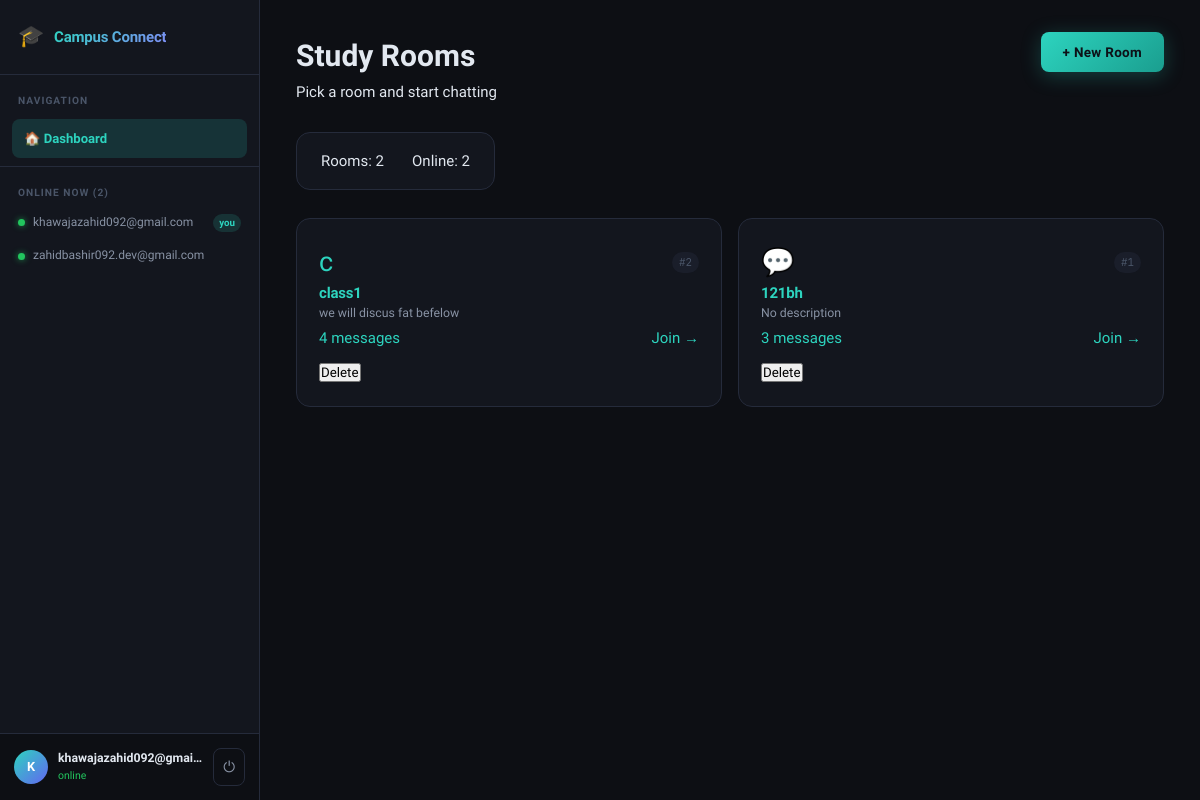
The page /dashboard (signed in) on the database as committed earlier.
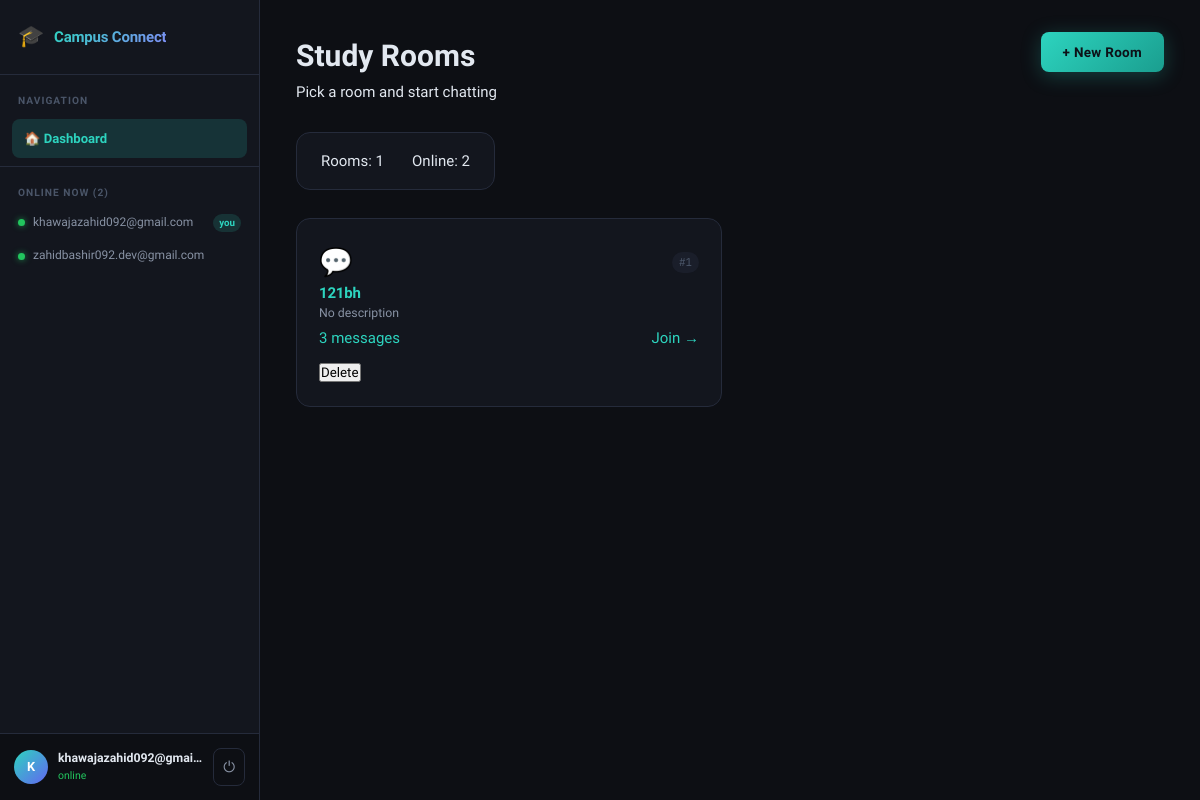
The same page on the database as committed later.
### models.py (models this page shows, shortened)
class User(UserMixin, db.Model):
    __tablename__ = "users"
    id = db.Column(db.Integer, primary_key=True)
    username = db.Column(db.String(80), unique=True, nullable=False)
    email = db.Column(db.String(120), unique=True, nullable=False)
    password_hash = db.Column(db.String(256), nullable=False)
    is_online = db.Column(db.Boolean, default=False)
    created_at = db.Column(db.DateTime, default=datetime.utcnow)
    is_verified = db.Column(db.Boolean, default=False)
    messages = db.relationship("Message", backref="author", lazy=True)

class Room(db.Model):
    __tablename__ = "rooms"
    id = db.Column(db.Integer, primary_key=True)
    name = db.Column(db.String(100), unique=True, nullable=False)
    description = db.Column(db.String(255), default="")
    created_by = db.Column(db.Integer, db.ForeignKey("users.id"), nullable=False)
    created_at = db.Column(db.DateTime, default=datetime.utcnow)
    messages = db.relationship("Message", backref="room", lazy=True, cascade="all, delete-orphan")
    creator = db.relationship("User", backref="created_rooms")

### app.py (the view)
@app.route("/dashboard")
@login_required
def dashboard():
    rooms = Room.query.order_by(Room.created_at.desc()).all()
    online_users = User.query.filter_by(is_online=True).all()
    return render_template("dashboard.html", rooms=rooms, online_users=online_users)

### app.py (called while the page is built)
@login_manager.user_loader
def load_user(user_id):
    return User.query.get(int(user_id))

### templates/dashboard.html (shortened to what this page needs)
<!DOCTYPE html>
<html lang="en">
<head>
  <link rel="stylesheet" href="{{ url_for('static', filename='style.css') }}" />
</head>
<body class="app-body">
<aside class="sidebar">
  <div class="sidebar-header">
    <span class="sidebar-logo">🎓</span>
    <span class="sidebar-brand">Campus Connect</span>
  </div>
  <nav class="sidebar-nav">
    <span class="nav-label">Navigation</span>
    <a href="{{ url_for('dashboard') }}" class="nav-item active">🏠 Dashboard</a>
  </nav>
  <div class="sidebar-online">
    <span class="nav-label">Online Now ({{ online_users | length }})</span>
    <div class="online-list">
      {% for user in online_users %}
        <div class="online-user">
          <span class="online-dot"></span>
          <span class="online-name">{{ user.username }}</span>
          {% if user.id == current_user.id %}
            <span class="you-badge">you</span>
          {% endif %}
        </div>
      {% endfor %}
    </div>
  </div>
  <div class="sidebar-footer">
    <div class="user-chip">
      <span class="user-avatar">{{ current_user.username[0].upper() }}</span>
      <span class="user-info">
        <b>{{ current_user.username }}</b>
        <small>online</small>
      </span>
    </div>
    <a href="{{ url_for('logout') }}" class="logout-btn">⏻</a>
  </div>
</aside>
<main class="main-content">
  <header class="page-header">
    <div>
      <h1>Study Rooms</h1>
      <p>Pick a room and start chatting</p>
    </div>
    <button class="btn-primary" onclick="openModal()">+ New Room</button>
  </header>
  <div class="stats-bar">
    <div>Rooms: {{ rooms | length }}</div>
    <div>Online: {{ online_users | length }}</div>
  </div>
  <div class="room-grid">
    {% for room in rooms %}
    <div class="room-card">
      <a href="{{ url_for('room', room_id=room.id) }}" class="room-link">
        <div class="room-card-top">
          <span class="room-emoji">
            {{ room.name[0] if room.name[0].isalpha() else '💬' }}
          </span>
          <span class="room-id">#{{ room.id }}</span>
        </div>
        <h3 class="room-card-name">{{ room.name }}</h3>
        <p class="room-card-desc">
          {{ room.description if room.description else 'No description' }}
        </p>
        <div class="room-card-footer">
          <span>{{ room.messages | length }} messages</span>
          <span>Join →</span>
        </div>
      </a>
      <form action="/delete-room/{{ room.id }}" method="POST" class="delete-form">
        <button type="submit" class="delete-btn"
          onclick="return confirm('Delete this room?')">
          Delete
        </button>
      </form>
    </div>
    {% endfor %}
  </div>
</main>
</body>
</html>

Rows that differ between the two databases and show on the page:
removed Room: name "c", id "2", name "class1", description "we will discus fat befelow", messages|length "4"
Other text that changed with them:
{{ rooms | length }}: "2" → "1"
